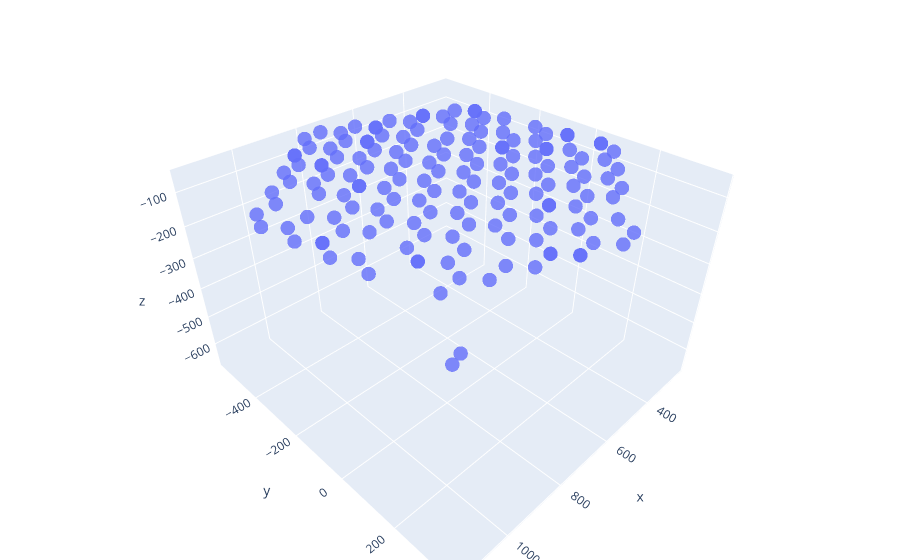

Notebook code cell kept with this figure:
### Code cell
import plotly.graph_objects as go
import numpy as np

print(len(pss))

fig = go.Figure(data=[go.Scatter3d(
    x=[p.x for p in pss[-500]],
    y=[p.y for p in pss[-500]],
    z=[p.z for p in pss[-500]],
    mode='markers',
    marker=dict(
        size=5,
        color=z,                # set color to an array/list of desired values
        colorscale='Viridis',   # choose a colorscale
        opacity=0.8
    )
)])

# tight layout
fig.update_layout(margin=dict(l=0, r=0, b=0, t=0))
fig.show()

### Figure 1 — Plotly figure (JSON) as saved in the notebook; plotly's stock layout.template omitted (floating-point values rounded to 4 significant figures; data arrays with more than 128 entries replaced by an {"elided": "..."} marker saying what was removed)
{"data": [{"marker": {"color": -57.54, "colorscale": [[0, "#440154"], [0.1111, "#482878"], [0.2222, "#3e4989"], [0.3333, "#31688e"], [0.4444, "#26828e"], [0.5556, "#1f9e89"], [0.6667, "#35b779"], [0.7778, "#6ece58"], [0.8889, "#b5de2b"], [1, "#fde725"]], "opacity": 0.8, "size": 5}, "mode": "markers", "type": "scatter3d", "x": {"elided": "159 float values"}, "y": {"elided": "159 float values"}, "z": {"elided": "159 float values"}}], "layout": {"margin": {"b": 0, "l": 0, "r": 0, "t": 0}}}
